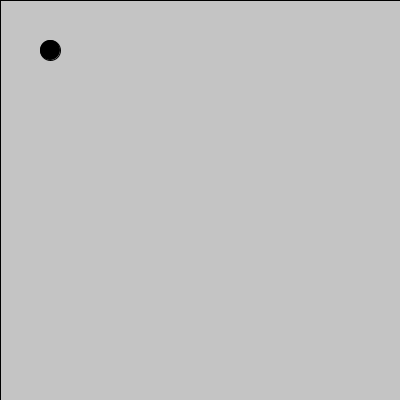
Frame 1 (no input)
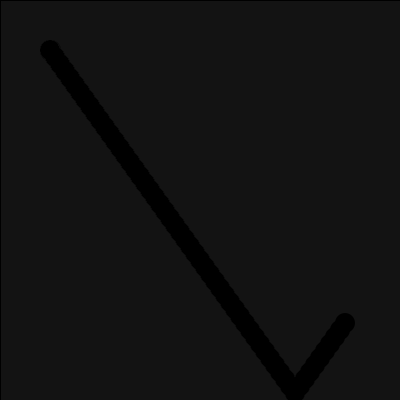
Frame 60 (the mouse pressed at the canvas centre just before this capture)
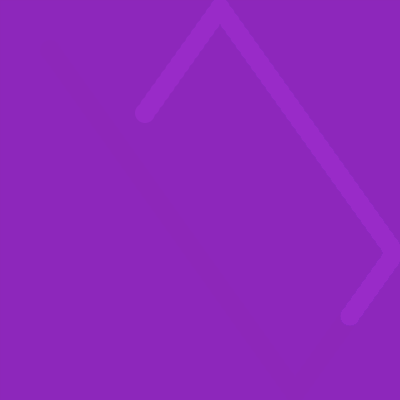
Frame 120 (the mouse held since frame 60 and released just before this capture)

The Processing sketch that drew these frames (run headless with seeded random() and noise(); from frame 60 on, the mouse is pressed at the canvas centre):

// Processing sketch: processing_70020
// ── processing_70020.pde

int circleX=50;
int circleY=50;
int t=5;
int m=7;

// happens just once

void setup()
{
  size(400,400);
  smooth();
  colorMode(HSB);
  
}
// happens over & over
void draw()
{
  fill(mouseX,mouseY,mouseX,10);
  rect(0,0,width,height);
  
  fill(mouseX,mouseY,mouseY,255);
  ellipse(circleX,circleY,20,20);
 
  noStroke();
  fill(0,0,255);
  circleX=circleX+t;
  circleY=circleY+m;
  
  if(circleX>390){
    t=t * -1;
  }
  if(circleX< 10){
    t=t * -1;
  }
    if(circleY>390){
      m=m * -1;
    }
    if(circleY<10){
      m=m * -1;
    }
    
}
